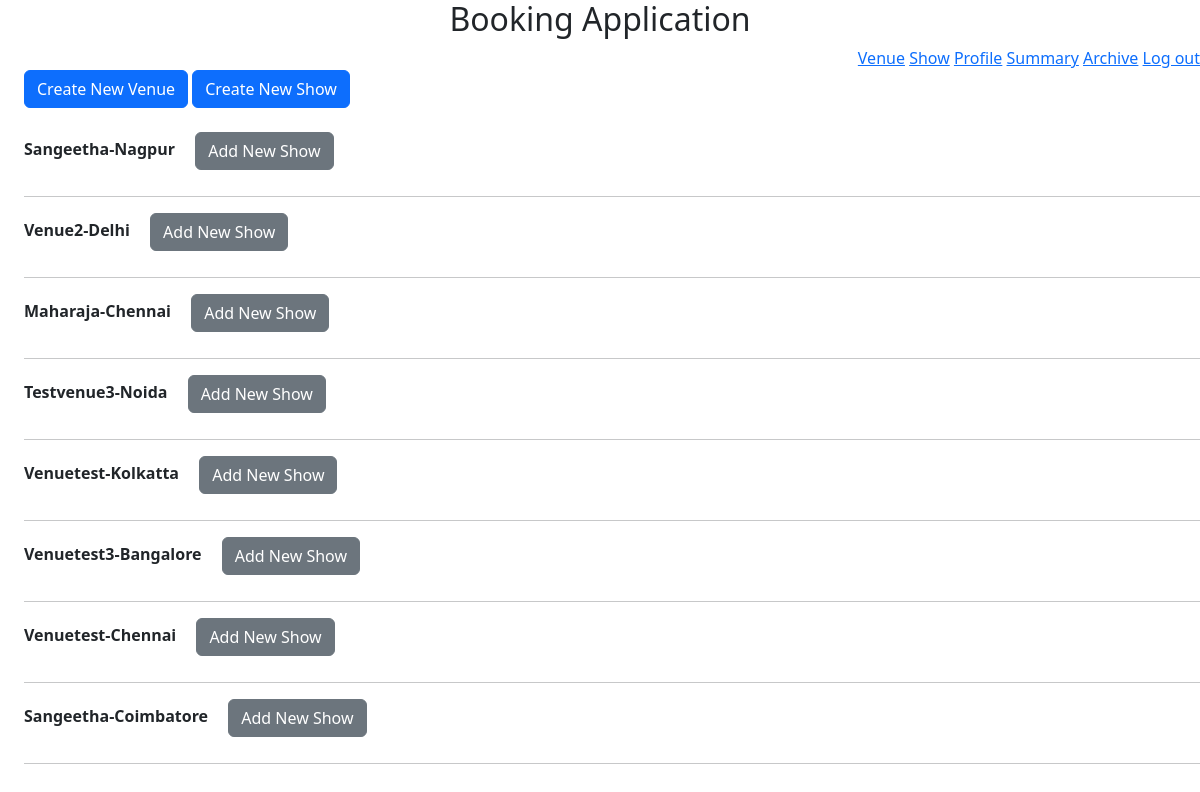
Screenshot of /admin/1/home (signed in) with the database file from the repository.
### models/module.py (models this page shows)
class Venue(db.Model):
    venue_id = db.Column(db.Integer, autoincrement=True, primary_key=True)
    venue_name = db.Column(db.String(32), nullable=False)
    place = db.Column(db.String(32))
    location = db.Column(db.String(32), nullable=False)
    max_capacity = db.Column(db.Integer, nullable=False)
    fare2D = db.Column(db.Integer, nullable=False)
    fare3D = db.Column(db.Integer, nullable=False)
    venueShows = db.relationship("Show", backref="venues", secondary="show_venue")

### application/controllers/adminHome.py (the view, shortened to what this page needs)
@app.route("/admin/<int:a_id>/home", methods={"GET", "POST"})
def adminHome(a_id):
    v = Venue.query.all()
    list = []
    for e in v:
        allVenueShow = ShowVenue.query.filter(
            ShowVenue.venue_id == e.venue_id, ShowVenue.time > datetime.now()
        ).order_by(ShowVenue.time).all()
        eachjson = {}
        eachjson["venue_id"] = e.venue_id
        eachjson["venue_name"] = e.venue_name
        eachjson["place"] = e.place
        eachjson["location"] = e.location
        eachjson["shows"] = []
        list.append(eachjson)
    return render_template("admin/adminHome.html", Venue=list, adminId=a_id)

### app.py (called while the page is built)
@login_manager.user_loader
def load_user(user_id):
    return Users.query.filter_by(user_id=user_id).first()

### templates/admin/adminHome.html (shortened to what this page needs)
<!DOCTYPE html>
<html>
<head>
  <header style="text-align: center">
    <h2>Booking Application</h2>
  </header>
  <link rel="stylesheet" href="https://cdnjs.cloudflare.com/ajax/libs/font-awesome/4.7.0/css/font-awesome.min.css" />
  <link href="https://cdn.jsdelivr.net/npm/bootstrap@5.3.0-alpha1/dist/css/bootstrap.min.css" rel="stylesheet"
 />
  <link rel="stylesheet" href="https://cdnjs.cloudflare.com/ajax/libs/font-awesome/4.7.0/css/font-awesome.min.css" />
</head>
<body>
  <div style="text-align: right">
    <a href="/admin/{{adminId}}/venue">Venue</a>
    <a href="/admin/{{adminId}}/show">Show</a>
    <a href="/admin/{{adminId}}/profile">Profile</a>
    <a href="/admin/{{adminId}}/summary">Summary</a>
    <a href="/admin/{{adminId}}/archive">Archive</a>
    <a href="/admin/login">Log out</a>
  </div>
  <div style="margin-left: 2%">
    <a href="/admin/{{adminId}}/venue/create" class="btn btn-primary">Create New Venue</a>
    <a href="/admin/{{adminId}}/show/create" class="btn btn-primary">Create New Show</a>
    <br />
    <br />
    {%for each in Venue%}
    <b class="text-capitalize">{{each.venue_name}}-{{each.location}}&emsp;</b>
    <a href="/admin/{{adminId}}/venue/{{each.venue_id}}/allocate" name="add" class="btn btn-secondary">Add New Show</a>
    <hr />
    {%endfor%}
  </div>
</body>
</html>

### rows the page displays
Venue: venue_name "Sangeetha", location "Nagpur"
Venue: venue_name "Venue2", location "Delhi"
Venue: venue_name "Maharaja", location "Chennai"
Venue: venue_name "Testvenue3", location "Noida"
Venue: venue_name "Venuetest", location "Kolkatta"
Venue: venue_name "Venuetest3", location "Bangalore"
Venue: venue_name "Venuetest", location "Chennai"
Venue: venue_name "Sangeetha", location "Coimbatore"
